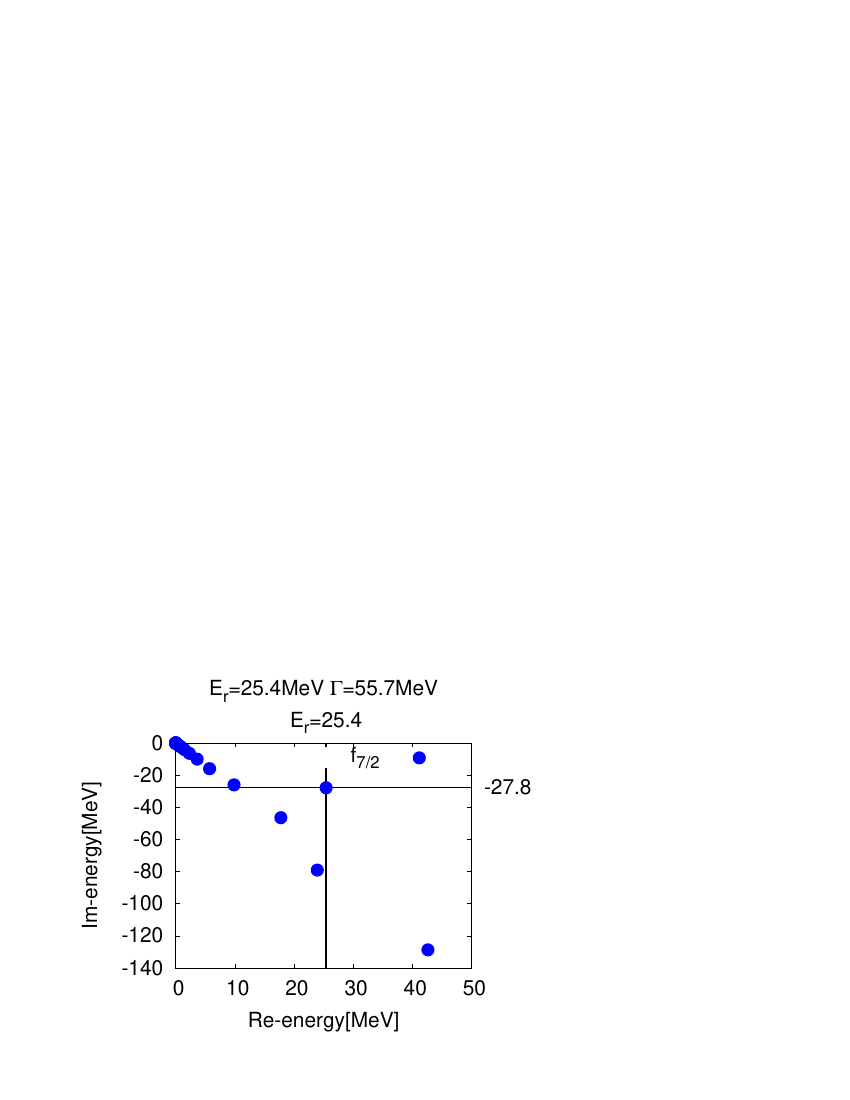

Write the gnuplot code that produced this figure.
#!/usr/bin/gnuplot -persist
set xrange [0:50]
set xlabel "Re-energy[MeV]"
set ylabel "Im-energy[MeV]"
set x2label "E_{r}=25.4MeV {/Symbol G}=55.7MeV"
set term postscript eps color enhanced 30 solid
set output "ene_f7.eps"
p "ene_f7.d" u 2:3 t "f_{7/2}" w p lt 3 pt 7 ps 3

